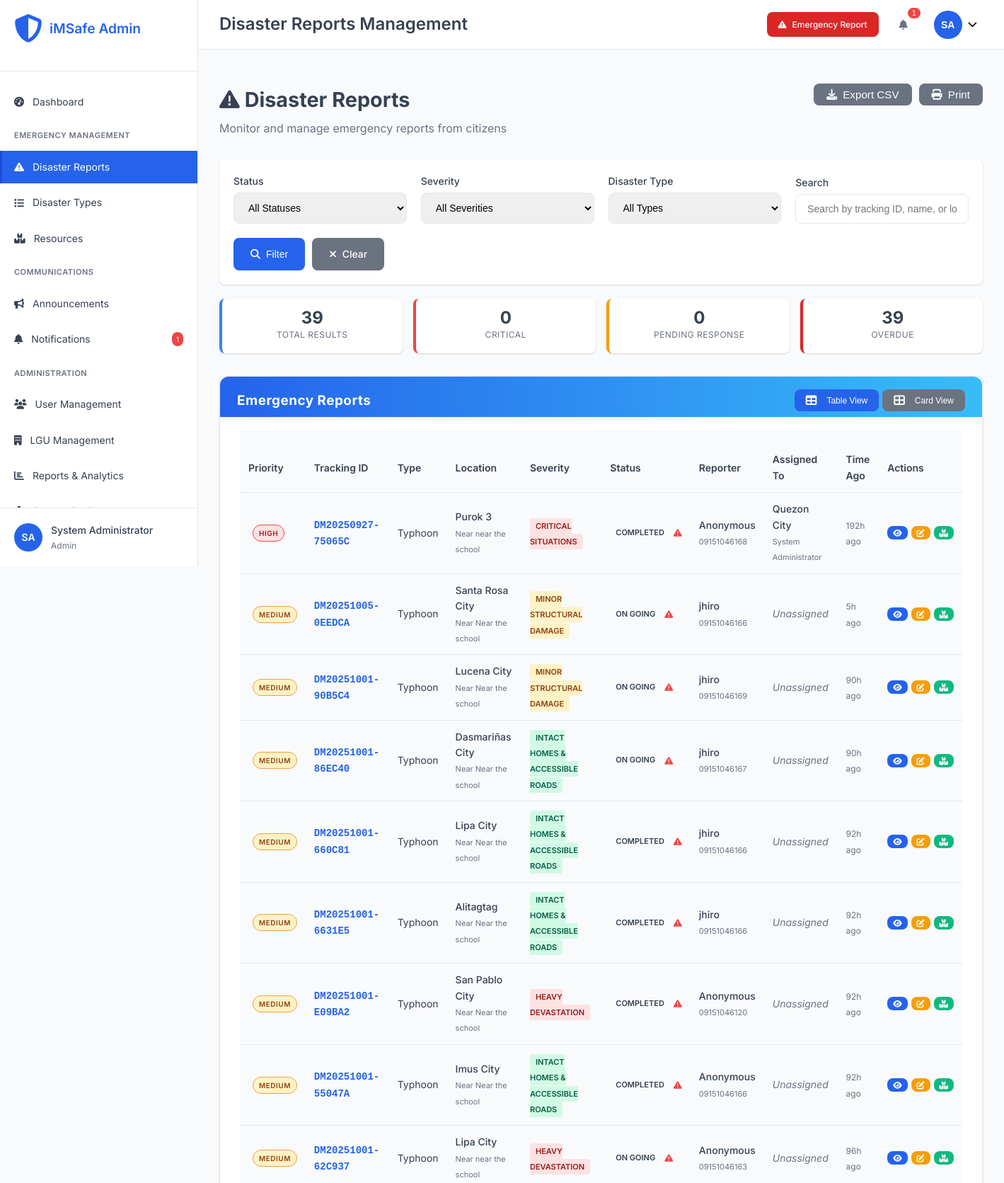
Page /admin/disasters.php (signed in, upper part) on the committed database.
### tables this page shows
CREATE TABLE `disasters` (
  `disaster_id` int(11) NOT NULL,
  `tracking_id` varchar(20) NOT NULL,
  `disaster_name` varchar(200) NOT NULL,
  `type_id` int(11) NOT NULL,
  `severity_level` varchar(20) NOT NULL,
  `severity_display` varchar(100) DEFAULT NULL,
  `severity_score` decimal(3,2) DEFAULT 1.00,
  `address` text NOT NULL,
  `purok` varchar(100) DEFAULT NULL,
  `house_no` varchar(50) DEFAULT NULL,
  `city` varchar(100) DEFAULT NULL,
  `province` varchar(100) DEFAULT 'Philippines',
  `state` varchar(100) DEFAULT 'Philippines',
  `latitude` decimal(10,8) DEFAULT NULL,
  `longitude` decimal(11,8) DEFAULT NULL,
  `landmark` varchar(200) DEFAULT NULL,
  `reporter_name` varchar(100) DEFAULT NULL,
  `reporter_phone` varchar(20) NOT NULL,
  `alternate_contact` varchar(20) DEFAULT NULL,
  `description` text NOT NULL,
  `immediate_needs` longtext DEFAULT NULL CHECK (json_valid(`immediate_needs`)),
  `current_situation` text DEFAULT NULL,
  `image_path` varchar(255) DEFAULT NULL,
  `status` enum('ON GOING','IN PROGRESS','COMPLETED') NOT NULL DEFAULT 'ON GOING',
  `assigned_lgu_id` int(11) DEFAULT NULL,
  `assigned_user_id` int(11) DEFAULT NULL,
  `priority` enum('low','medium','high','critical') DEFAULT 'medium',
  `reported_at` timestamp NOT NULL DEFAULT current_timestamp(),
  `acknowledged_at` timestamp NULL DEFAULT NULL,
  `resolved_at` timestamp NULL DEFAULT NULL,
  `escalation_deadline` timestamp NULL DEFAULT NULL,
  `is_verified` tinyint(1) DEFAULT 0,
  `source` enum('web_form','mobile_app','hotline','social_media','official') DEFAULT 'web_form',
  `created_at` timestamp NOT NULL DEFAULT current_timestamp(),
  `updated_at` timestamp NOT NULL DEFAULT current_timestamp() ON UPDATE current_timestamp()
);

CREATE TABLE `disaster_types` (
  `type_id` int(11) NOT NULL,
  `type_name` varchar(100) NOT NULL,
  `description` text DEFAULT NULL,
  `category` enum('natural','man-made','technological','biological') DEFAULT 'natural',
  `severity_weight` decimal(3,2) DEFAULT 1.00,
  `is_active` tinyint(1) DEFAULT 1,
  `created_at` timestamp NOT NULL DEFAULT current_timestamp(),
  `updated_at` timestamp NOT NULL DEFAULT current_timestamp() ON UPDATE current_timestamp()
);

CREATE TABLE `lgus` (
  `lgu_id` int(11) NOT NULL,
  `lgu_name` varchar(100) NOT NULL,
  `lgu_type` enum('city','municipality','province','barangay') NOT NULL,
  `region` varchar(50) DEFAULT NULL,
  `province` varchar(50) DEFAULT NULL,
  `city_municipality` varchar(50) DEFAULT NULL,
  `barangay` varchar(50) DEFAULT NULL,
  `contact_person` varchar(100) DEFAULT NULL,
  `contact_phone` varchar(20) DEFAULT NULL,
  `contact_email` varchar(100) DEFAULT NULL,
  `office_address` text DEFAULT NULL,
  `response_time_hours` int(11) DEFAULT 24,
  `is_active` tinyint(1) DEFAULT 1,
  `created_at` timestamp NOT NULL DEFAULT current_timestamp(),
  `updated_at` timestamp NOT NULL DEFAULT current_timestamp() ON UPDATE current_timestamp()
);

### config/database.php (called while the page is built, shortened)
<?php
function sanitizeInput($data) {
    return htmlspecialchars(strip_tags(trim($data)));
}
?>

### admin/includes/auth.php (called while the page is built, shortened)
<?php
function hasRole($required_roles) {
    return in_array($_SESSION['role'] ?? '', $required_roles);
}
?>

### admin/disasters.php (the view, shortened to what this page needs)
<?php
require_once '../config/database.php';
require_once 'includes/auth.php';
$search_query = sanitizeInput($_GET['search'] ?? '');
$where_conditions = [];
$params = [];
$where_clause = !empty($where_conditions) ? 'WHERE ' . implode(' AND ', $where_conditions) : '';
try {
    $sql = "
        SELECT d.*, dt.type_name, lgu.lgu_name,
               CONCAT(u.first_name, ' ', u.last_name) as assigned_user_name,
               TIMESTAMPDIFF(HOUR, d.reported_at, NOW()) as hours_since_report
        FROM disasters d
        JOIN disaster_types dt ON d.type_id = dt.type_id
        LEFT JOIN lgus lgu ON d.assigned_lgu_id = lgu.lgu_id
        LEFT JOIN users u ON d.assigned_user_id = u.user_id
        {$where_clause}
        ORDER BY d.priority DESC, d.reported_at DESC
    ";
    $stmt = $pdo->prepare($sql);
    $stmt->execute($params);
    $disasters = $stmt->fetchAll();
} catch (Exception $e) {
    error_log("Disasters fetch error: " . $e->getMessage());
    $disasters = [];
    $disaster_types = [];
}
include 'includes/header.php';
?>
<div class="page-header">
    <div class="page-title">
        <h2><i class="fas fa-exclamation-triangle"></i> Disaster Reports</h2>
        <p>Monitor and manage emergency reports from citizens</p>
    </div>
    <div class="page-actions">
        <button onclick="exportTable('disasters-table', 'disaster-reports.csv')" class="btn btn-secondary">
            <i class="fas fa-download"></i> Export CSV
        </button>
        <button onclick="printPage()" class="btn btn-secondary">
            <i class="fas fa-print"></i> Print
        </button>
    </div>
</div>
<div class="filters-card">
    <form method="GET" class="filters-form">
        <div class="filter-group">
            <label for="status">Status</label>
            <select name="status" id="status">
                <option value="">All Statuses</option>
            </select>
        </div>
        <div class="filter-group">
            <label for="severity">Severity</label>
            <select name="severity" id="severity">
                <option value="">All Severities</option>
            </select>
        </div>
        <div class="filter-group">
            <label for="type">Disaster Type</label>
            <select name="type" id="type">
                <option value="">All Types</option>
            </select>
        </div>
        <div class="filter-group">
            <label for="search">Search</label>
            <input type="text" name="search" id="search"
                   value="<?php echo htmlspecialchars($search_query); ?>"
                   placeholder="Search by tracking ID, name, or location...">
        </div>
        <div class="filter-actions">
            <button type="submit" class="btn btn-primary">
                <i class="fas fa-search"></i> Filter
            </button>
            <a href="disasters.php" class="btn btn-secondary">
                <i class="fas fa-times"></i> Clear
            </a>
        </div>
    </form>
</div>
<div class="summary-stats">
    <div class="stat-item">
        <span class="stat-number"><?php echo count($disasters); ?></span>
        <span class="stat-label">Total Results</span>
    </div>
    <div class="stat-item critical">
        <span class="stat-number">
            <?php echo count(array_filter($disasters, fn($d) => $d['priority'] === 'critical')); ?>
        </span>
        <span class="stat-label">Critical</span>
    </div>
    <div class="stat-item pending">
        <span class="stat-number">
            <?php echo count(array_filter($disasters, fn($d) => in_array($d['status'], ['pending', 'assigned']))); ?>
        </span>
        <span class="stat-label">Pending Response</span>
    </div>
    <div class="stat-item overdue">
        <span class="stat-number">
            <?php echo count(array_filter($disasters, fn($d) => strtotime($d['escalation_deadline']) < time() && !in_array($d['status'], ['resolved', 'closed']))); ?>
        </span>
        <span class="stat-label">Overdue</span>
    </div>
</div>
<div class="dashboard-card">
    <div class="card-header">
        <h3>Emergency Reports</h3>
        <div class="view-options">
            <button class="btn btn-sm btn-secondary active" data-view="table">
                <i class="fas fa-table"></i> Table View
            </button>
            <button class="btn btn-sm btn-secondary" data-view="cards">
                <i class="fas fa-th-large"></i> Card View
            </button>
        </div>
    </div>
    <div class="card-content">
        <?php if (empty($disasters)): ?>
            <div class="empty-state">
                <i class="fas fa-inbox"></i>
                <h3>No disasters found</h3>
                <p>No emergency reports match your current filters.</p>
            </div>
        <?php else: ?>
            <div class="table-responsive">
                <table id="disasters-table" class="table disasters-data-table">
                    <thead>
                        <tr>
                            <th>Priority</th>
                            <th>Tracking ID</th>
                            <th>Type</th>
                            <th>Location</th>
                            <th>Severity</th>
                            <th>Status</th>
                            <th>Reporter</th>
                            <th>Assigned To</th>
                            <th>Time Ago</th>
                            <th>Actions</th>
                        </tr>
                    </thead>
                    <tbody>
                        <?php foreach ($disasters as $disaster): ?>
                            <tr class="<?php echo $disaster['priority'] === 'critical' ? 'priority-critical' : ''; ?>">
                                <td>
                                    <span class="priority-badge priority-<?php echo $disaster['priority']; ?>">
                                        <?php echo ucfirst($disaster['priority']); ?>
                                    </span>
                                </td>
                                <td>
                                    <span class="tracking-id"><?php echo htmlspecialchars($disaster['tracking_id']); ?></span>
                                </td>
                                <td><?php echo htmlspecialchars($disaster['type_name']); ?></td>
                                <td>
                                    <div class="location-info">
                                        <div class="city"><?php echo htmlspecialchars($disaster['city'] ?? 'N/A'); ?></div>
                                        <?php if ($disaster['landmark']): ?>
                                            <small class="landmark">Near <?php echo htmlspecialchars($disaster['landmark']); ?></small>
                                        <?php endif; ?>
                                    </div>
                                </td>
                                <td>
                                    <span class="severity-badge severity-<?php echo substr($disaster['severity_level'], 0, strpos($disaster['severity_level'], '-')); ?>">
                                        <?php echo htmlspecialchars($disaster['severity_display']); ?>
                                    </span>
                                </td>
                                <td>
                                    <div class="status-container">
                                        <span class="status-badge status-<?php echo $disaster['status']; ?>">
                                            <?php echo ucfirst(str_replace('_', ' ', $disaster['status'])); ?>
                                        </span>
                                        <?php if (strtotime($disaster['escalation_deadline']) < time() && !in_array($disaster['status'], ['resolved', 'closed'])): ?>
                                            <span class="overdue-indicator" title="Past deadline">
                                                <i class="fas fa-exclamation-triangle"></i>
                                            </span>
                                        <?php endif; ?>
                                    </div>
                                </td>
                                <td>
                                    <div class="reporter-info">
                                        <?php if ($disaster['reporter_name']): ?>
                                            <div class="name"><?php echo htmlspecialchars($disaster['reporter_name']); ?></div>
                                        <?php else: ?>
                                            <div class="name">Anonymous</div>
                                        <?php endif; ?>
                                        <small class="phone"><?php echo htmlspecialchars($disaster['reporter_phone']); ?></small>
                                    </div>
                                </td>
                                <td>
                                    <?php if ($disaster['lgu_name']): ?>
                                        <div class="assignment-info">
                                            <div class="lgu"><?php echo htmlspecialchars($disaster['lgu_name']); ?></div>
                                            <?php if ($disaster['assigned_user_name']): ?>
                                                <small class="user"><?php echo htmlspecialchars($disaster['assigned_user_name']); ?></small>
                                            <?php endif; ?>
                                        </div>
                                    <?php else: ?>
                                        <span class="unassigned">Unassigned</span>
                                    <?php endif; ?>
                                </td>
                                <td>
                                    <span class="time-ago" title="<?php echo $disaster['reported_at']; ?>">
                                        <?php echo $disaster['hours_since_report']; ?>h ago
                                    </span>
                                </td>
                                <td>
                                    <div class="action-buttons">
                                        <a href="view-disaster.php?id=<?php echo urlencode($disaster['disaster_id']); ?>"
                                           class="btn btn-xs btn-primary" title="View Details">
                                            <i class="fas fa-eye"></i>
                                        </a>
                                        <?php if (hasRole(['admin'])): ?>
                                            <button onclick="showStatusModal(<?php echo $disaster['disaster_id']; ?>, '<?php echo $disaster['status']; ?>')"
                                                    class="btn btn-xs btn-warning" title="Update Status">
                                                <i class="fas fa-edit"></i>
                                            </button>
                                        <?php endif; ?>
                                        <?php if ($disaster['status'] !== 'resolved' && $disaster['status'] !== 'closed'): ?>
                                            <a href="disaster-resources.php?id=<?php echo $disaster['disaster_id']; ?>"
                                               class="btn btn-xs btn-success" title="Manage Resources">
                                                <i class="fas fa-boxes"></i>
                                            </a>
                                        <?php endif; ?>
                                    </div>
                                </td>
                            </tr>
                        <?php endforeach; ?>
                    </tbody>
                </table>
            </div>
        <?php endif; ?>
    </div>
</div>
<?php include 'includes/footer.php'; ?>

### rows in the picture
disasters: priority "HIGH", tracking "DM20250927-75065C", type.type_name "Typhoon", city "Purok 3", landmark "near the school", severity_display "CRITICAL SITUATIONS", status "COMPLETED", reporter_name "Anonymous", reporter_phone "09151046168", assigned_lgu.lgu_name "Quezon City", assigned_user_name "System Administrator", hours_since_report "192"
disasters: priority "MEDIUM", tracking "DM20251005-0EEDCA", type.type_name "Typhoon", city "Santa Rosa City", landmark "Near the school", severity_display "MINOR STRUCTURAL DAMAGE", status "ON GOING", reporter_name "jhiro", reporter_phone "09151046166", shows "Unassigned", hours_since_report "5"
disasters: priority "MEDIUM", tracking "DM20251001-90B5C4", type.type_name "Typhoon", city "Lucena City", landmark "Near the school", severity_display "MINOR STRUCTURAL DAMAGE", status "ON GOING", reporter_name "jhiro", reporter_phone "09151046169", shows "Unassigned", hours_since_report "90"
disasters: priority "MEDIUM", tracking "DM20251001-86EC40", type.type_name "Typhoon", city "Dasmariñas City", landmark "Near the school", severity_display "INTACT HOMES & ACCESSIBLE ROADS", status "ON GOING", reporter_name "jhiro", reporter_phone "09151046167", shows "Unassigned", hours_since_report "90"
disasters: priority "MEDIUM", tracking "DM20251001-660C81", type.type_name "Typhoon", city "Lipa City", landmark "Near the school", severity_display "INTACT HOMES & ACCESSIBLE ROADS", status "COMPLETED", reporter_name "jhiro", reporter_phone "09151046166", shows "Unassigned", hours_since_report "92"
disasters: priority "MEDIUM", tracking "DM20251001-6631E5", type.type_name "Typhoon", city "Alitagtag", landmark "Near the school", severity_display "INTACT HOMES & ACCESSIBLE ROADS", status "COMPLETED", reporter_name "jhiro", reporter_phone "09151046166", shows "Unassigned", hours_since_report "92"
disasters: priority "MEDIUM", tracking "DM20251001-E09BA2", type.type_name "Typhoon", city "San Pablo City", landmark "Near the school", severity_display "HEAVY DEVASTATION", status "COMPLETED", shows "Anonymous", reporter_phone "09151046120", shows "Unassigned", hours_since_report "92"
disasters: priority "MEDIUM", tracking "DM20251001-55047A", type.type_name "Typhoon", city "Imus City", landmark "Near the school", severity_display "INTACT HOMES & ACCESSIBLE ROADS", status "COMPLETED", shows "Anonymous", reporter_phone "09151046166", shows "Unassigned", hours_since_report "92"
disasters: priority "MEDIUM", tracking "DM20251001-62C937", type.type_name "Typhoon", city "Lipa City", landmark "near the school", severity_display "HEAVY DEVASTATION", status "ON GOING", shows "Anonymous", reporter_phone "09151046163", shows "Unassigned", hours_since_report "96"

### other values in the picture
$notifications_count "1"
getUserInitials() "SA"
getUserName() "System Administrator"
str_replace('_', ' ', $_SESSION['role']) "Admin"
$page_title "Disaster Reports Management"
count($disasters) "39"
